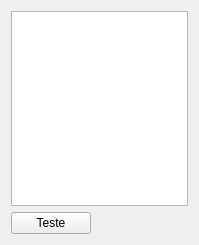
<?xml version="1.0" encoding="UTF-8"?>
<ui version="4.0">
 <class>GlcdGui</class>
 <widget class="QWidget" name="GlcdGui">
  <property name="geometry">
   <rect>
    <x>0</x>
    <y>0</y>
    <width>199</width>
    <height>245</height>
   </rect>
  </property>
  <property name="windowTitle">
   <string>Display14Seg</string>
  </property>
  <layout class="QGridLayout" name="gridLayout">
   <item row="0" column="0">
    <widget class="QGraphicsView" name="graphicsView"/>
   </item>
   <item row="1" column="0">
    <layout class="QHBoxLayout" name="horizontalLayout">
     <item>
      <widget class="QPushButton" name="btnTeste">
       <property name="text">
        <string>Teste</string>
       </property>
      </widget>
     </item>
     <item>
      <spacer name="horizontalSpacer">
       <property name="orientation">
        <enum>Qt::Horizontal</enum>
       </property>
       <property name="sizeHint" stdset="0">
        <size>
         <width>40</width>
         <height>20</height>
        </size>
       </property>
      </spacer>
     </item>
    </layout>
   </item>
  </layout>
 </widget>
 <resources/>
 <connections/>
</ui>
